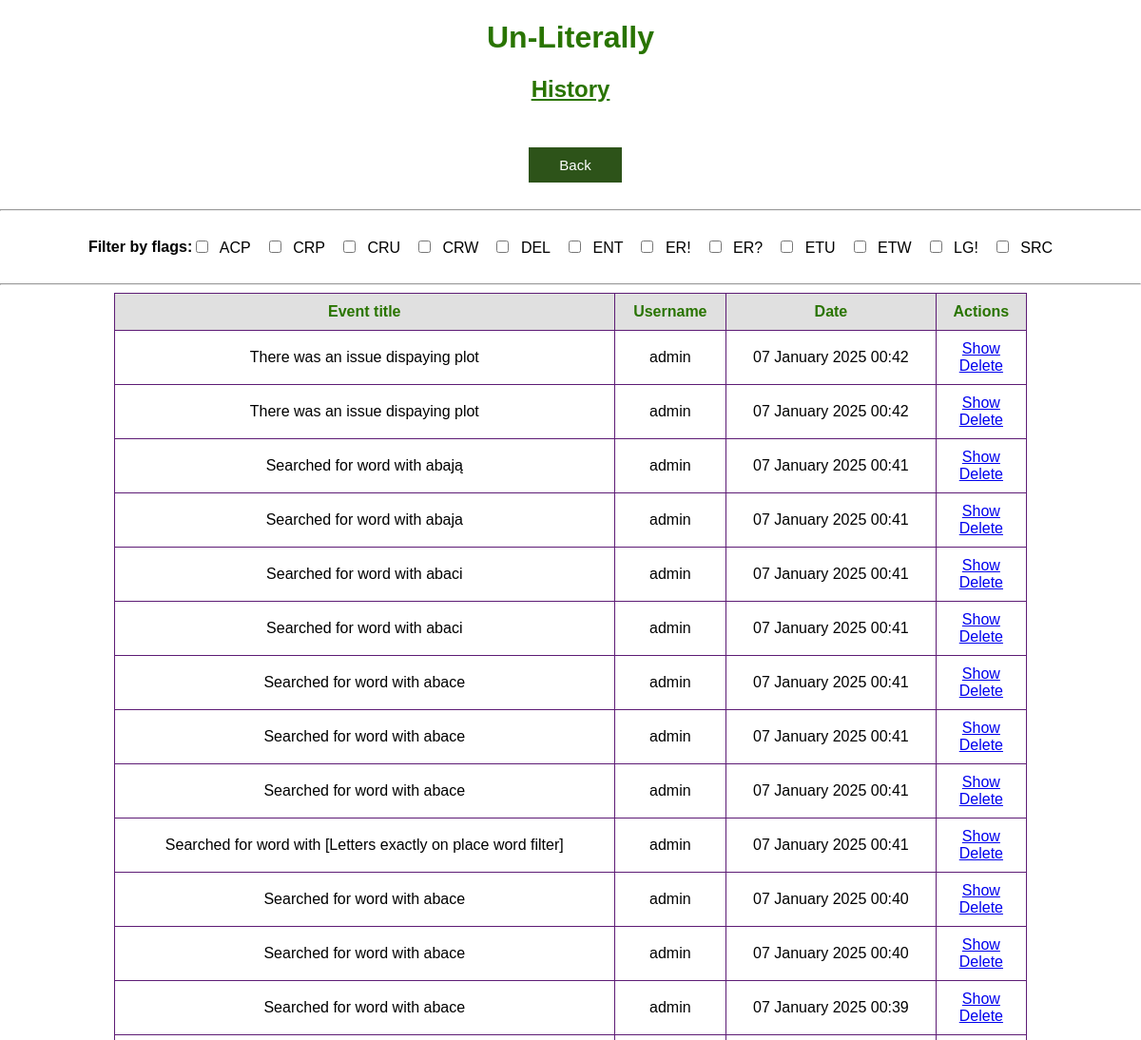
/history (signed in, upper part), run on an earlier commit of the app's database.
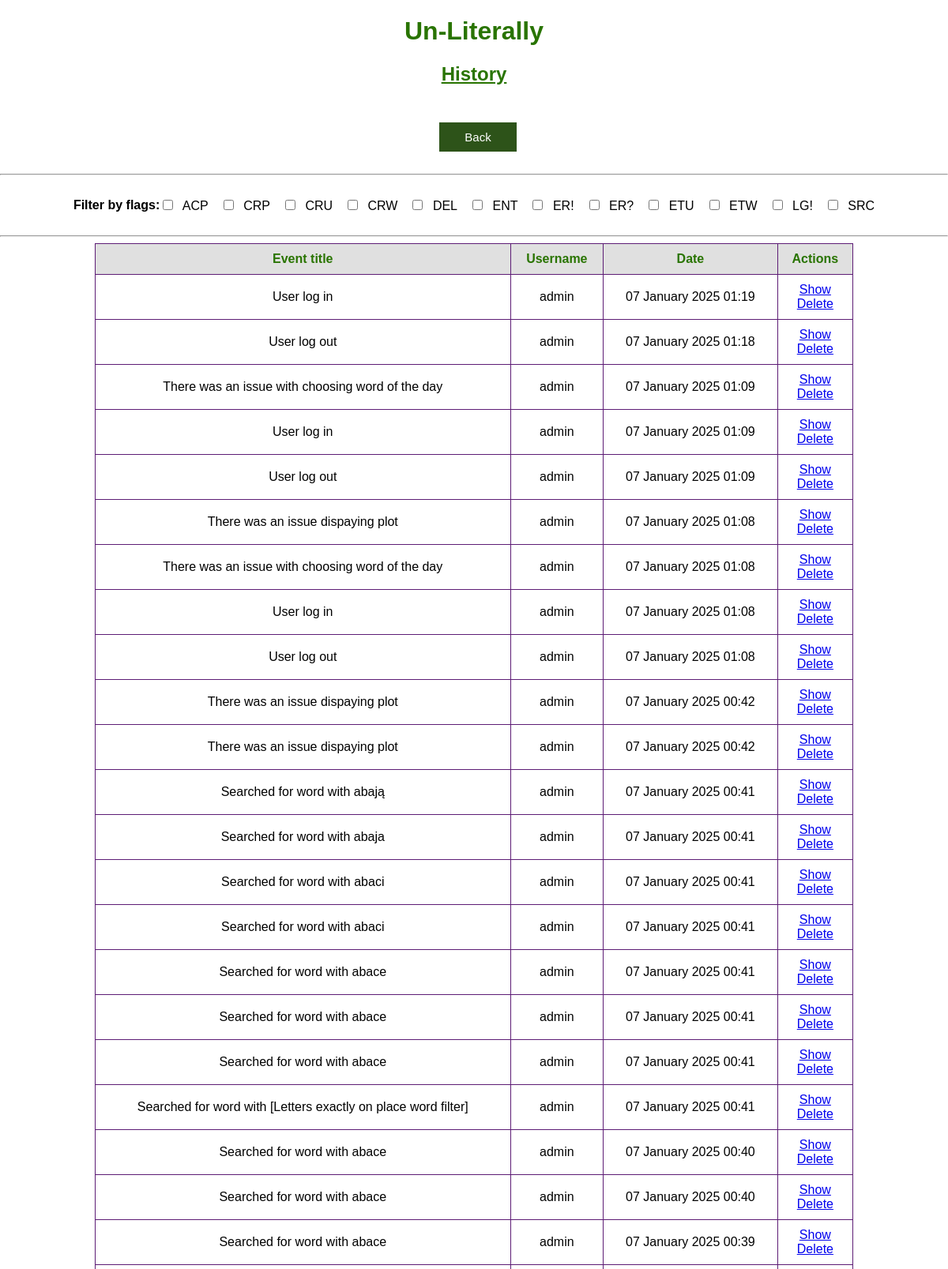
And on a later commit of the database.
### app.py (models this page shows)
class Flags(db.Model):
    id = db.Column(db.Integer, primary_key=True)
    name = db.Column(db.String(3), nullable=False)
    description = db.Column(db.String(5000), nullable=False)
    events = db.relationship('History', backref='flags')

class History(db.Model):
    id = db.Column(db.Integer, primary_key=True)
    flag = db.Column(db.String(3), db.ForeignKey('flags.name'))
    date = db.Column(db.DateTime, default=datetime.utcnow)
    title = db.Column(db.String(5000), nullable=False)
    description = db.Column(db.String(5000), nullable=True)
    user = db.Column(db.String(50), nullable=False)

### app.py (the view)
@app.route('/history', methods=['GET'])
@login_required
def history():
    if 1 == current_user.role_id:
            flags = Flags.query.order_by(Flags.name).all()
            print(flags)
            print(flags[0].name)
            print(flags[1])
            events = History.query.order_by(History.date.desc()).all()
            return render_template('history.html', events=events, flags=flags)
    else:
        title = 'permission to look into history'
        log_events(flag='ER!', title=f'No {title}', description=None)
        return render_template('error_page.html', message=f'You dont have {title}')

### app.py (called while the page is built)
@login_manager.user_loader
def load_user(user_id):
    return User.query.get(user_id)

### templates/history.html (shortened to what this page needs)
{% extends 'base.html' %}
{% block body %}
<div class="name">
    <h1 style="text-align: center; color: #297400; font-family: Arial; font-weight: bold;">Un-Literally</h1>
    <h2 style="text-align: center; color: #297400; text-decoration: underline; font-family: Arial; font-weight: bold;">History</h2>
</div>
<div>
    <div class="container_column">
        <button class="back_button" onclick="window.location='/menu'" style="margin-left: 10px;">Back</button>
    </div>
    <hr>
    <div class="container_row">
        <h4>Filter by flags:</h4>
        <div id="filter-checkboxes">
            {% for flag in flags %}
                <label class="filter-checkbox-label">
                    <input type="checkbox" class="filter-checkbox" data-flag="{{ flag.name }}"> {{ flag.name }}
                </label>
            {% endfor %}
        </div>
    </div>
    <hr>
    <div class="container_row">
        {% if events|length < 1 %}
            <h4 style="text-align: center;">There is no history saved</h4>
        {% else %}
            <table id="events-table">
                <tr>
                    <th>Event title</th>
                    <th>Username</th>
                    <th>Date</th>
                    <th>Actions</th>
                </tr>
                {% for event in events %}
                    <tr class="event-row" data-flags="{{ event.flag }}">
                        <td>{% if event.title|length > 150 %}
                            {{ event.title[:150] + ' ...' }}
                        {% else %}
                            {{ event.title }}
                        {% endif %}</td>
                        <td>{{ event.user }}</td>
                        <td>{{ event.date.strftime("%d %B %Y %H:%M") }}</td>
                        <td>
                            <a href="/show/event_{{event.id}}">Show</a>
                            <br>
                            <a href="/delete/event_{{event.id}}">Delete</a>
                        </td>
                    </tr>
                {% endfor %}
            </table>
        {% endif %}
    </div>
</div>
{% endblock %}

### templates/base.html (shortened to what this page needs)
<!DOCTYPE html>
<html lang="en">
    <head>
        <link rel="stylesheet" href="{{ url_for('static', filename='css/main.css') }}">
    </head>
    <body>
        {% block body %}{% endblock %}
    </body>
</html>

### static/css/main.css (style rules this page uses)
body, html { margin: 0; font-family: sans-serif; background-color: #FFFFFF; }
.name { margin: 0 auto; width: 400px; }
table { border-collapse: collapse; width: 80%; margin: auto; border: 1px solid #5d1c75; }
th, td { padding: 10px; text-align: center; border: 1px solid #5d1c75; }
th { background-color: #e0e0e0; color: #297400; }
.back_button { background-color: #2d5319; border: none; color: white; padding: 10px 32px; text-align: center; text-decoration: none; display: inline-block; font-size: 15px; margin: 7px 0px 0px 0px; cursor: pointer; }
.container_column { display: flex; flex-direction: column; align-items: center; padding: 20px; margin: auto; max-width: 1000px; width: 90%; box-sizing: border-box; }
.container_row { display: flex; justify-content: center; align-items: center; width: 100%; margin: auto; }
button { padding: 10px 20px; font-size: 16px; border: none; cursor: pointer; transition: background-color 0.3s; }
button, input[type="submit"] { padding: 15px 40px; font-size: 18px; border: none; cursor: pointer; transition: background-color 0.3s; }

### templates/history.html (style rules this page uses)
#filter-checkboxes { display: flex; flex-wrap: wrap; gap: 15px; justify-content: flex-start; }
.filter-checkbox-label { cursor: pointer; position: relative; }
.filter-checkbox { margin-right: 8px; }

What changed in the data, as far as the page shows it:
added History: title "User log in", user "admin", date "07 January 2025 01:19"
added History: title "User log out", user "admin", date "07 January 2025 01:18"
added History: title "There was an issue with choosing word of the day", user "admin", date "07 January 2025 01:09"
added History: title "User log in", user "admin", date "07 January 2025 01:09"
added History: title "User log out", user "admin", date "07 January 2025 01:09"
added History: title "There was an issue dispaying plot", user "admin", date "07 January 2025 01:08"
added History: title "There was an issue with choosing word of the day", user "admin", date "07 January 2025 01:08"
added History: title "User log in", user "admin", date "07 January 2025 01:08"
added History: title "User log out", user "admin", date "07 January 2025 01:08"
